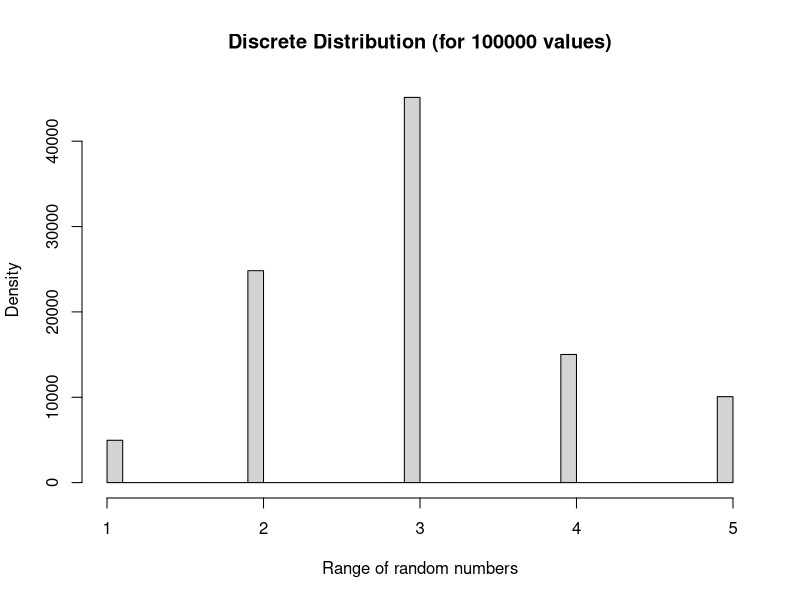

R code for this plot:
#Discrete Inverse transformation method
n <- 100000	 #No of values generated, taking 1000 as 10 is too small for any measurement
p <- c(0.05, 0.25, 0.45, 0.15, 0.10)
x <- c(1:5)

u <- runif(n)
rd <- vector(,n)

for (i in 1:n) {
	for (j in 1:5) {
		if (((sum(p[1:j]) - p[j]) < u[i]) & (u[i] < sum(p[1:j]))) {
			rd[i] = j
		}
	}
}

#print(rd)

cat("Mean, Theoretical = ", sum(p*x), ", Stimulated = ", mean(rd), "\n")
cat("Variance, Theoretical = ", (sum(p*x^2) - 9), ", Stimulated = ", var(rd), "\n")
hist(rd, main="Discrete Distribution (for 100000 values)", xlab="Range of random numbers", ylab="Density", breaks=50)
dev.copy(png,"plot3a.png");
dev.off ();
rm(list = ls())